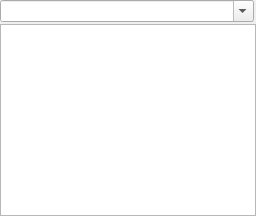
    <widget class="QWidget" name="tabFiles">
     <property name="autoFillBackground">
      <bool>true</bool>
     </property>
     <attribute name="title">
      <string>Files</string>
     </attribute>
     <layout class="QVBoxLayout" name="verticalLayout_3">
      <property name="spacing">
       <number>2</number>
      </property>
      <property name="leftMargin">
       <number>0</number>
      </property>
      <property name="topMargin">
       <number>0</number>
      </property>
      <property name="rightMargin">
       <number>0</number>
      </property>
      <property name="bottomMargin">
       <number>0</number>
      </property>
      <item>
       <widget class="QWidget" name="panelFiles" native="true">
        <layout class="QHBoxLayout" name="horizontalLayout_13">
         <property name="spacing">
          <number>2</number>
         </property>
         <property name="leftMargin">
          <number>0</number>
         </property>
         <property name="topMargin">
          <number>0</number>
         </property>
         <property name="rightMargin">
          <number>2</number>
         </property>
         <property name="bottomMargin">
          <number>0</number>
         </property>
         <item>
          <widget class="QComboBox" name="cbFilesPath">
           <property name="editable">
            <bool>true</bool>
           </property>
           <property name="insertPolicy">
            <enum>QComboBox::NoInsert</enum>
           </property>
          </widget>
         </item>
        </layout>
       </widget>
      </item>
      <item>
       <widget class="QTreeView" name="treeFiles">
        <property name="editTriggers">
         <set>QAbstractItemView::NoEditTriggers</set>
        </property>
        <property name="dragEnabled">
         <bool>true</bool>
        </property>
        <property name="dragDropMode">
         <enum>QAbstractItemView::NoDragDrop</enum>
        </property>
        <property name="defaultDropAction">
         <enum>Qt::IgnoreAction</enum>
        </property>
        <property name="selectionMode">
         <enum>QAbstractItemView::NoSelection</enum>
        </property>
        <property name="sortingEnabled">
         <bool>false</bool>
        </property>
        <attribute name="headerVisible">
         <bool>false</bool>
        </attribute>
       </widget>
      </item>
     </layout>
    </widget>
